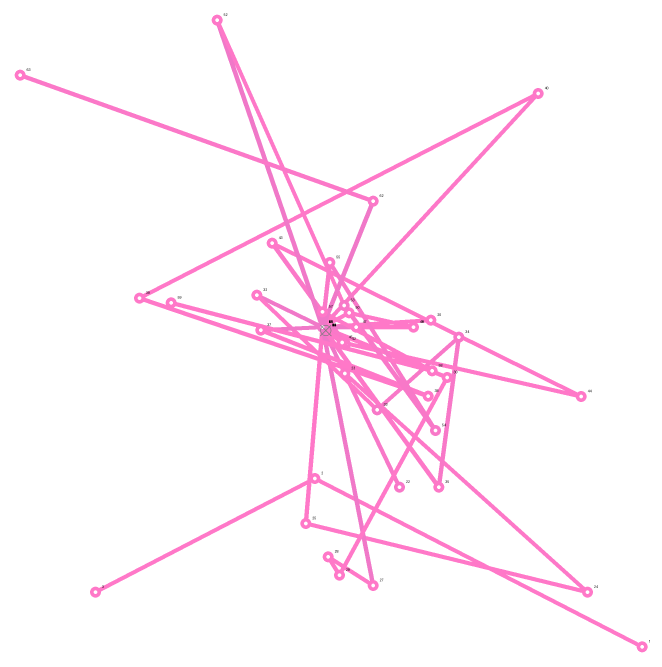
#> input picture Task-08/treasure_path.png, 1986 x 2000 px (shown at 1/3 size)
$ python -i main.py   (imports and definitions only)
#> lines starting #> are read from the running program, lines starting #| are printed output that depends on the picture; after the words box and inside, x2 and y2 are one past the last pixel; in counts of white or black regions, pixels touching at a corner belong together
#> further down, picture is the input picture: shape (2000, 1986, 3); mean B, G, R 251.4, 246.3, 254.7
import re
from pathlib import Path
import cv2
import numpy as np
from PIL import Image, ImageDraw

ASSETS = Path("assets")
OUTPUT = Path("treasure_path.png")

MAX_CANVAS = 2000
MARGIN = 60
TELEPORT_THRESHOLD = 0.02  # % of visible pixels needed to count as a real block


# [18 lines left out: functions get_asset_files, load_image, not called in this run]


def extract_block_info(img):
    h, w = img.shape[:2]
#> h = 2000; w = 1986
    if img.shape[2] == 4:
        alpha = img[:, :, 3]
        mask = (alpha > 10).astype(np.uint8) * 255
    else:
        gray = cv2.cvtColor(img[:, :, :3], cv2.COLOR_BGR2GRAY)
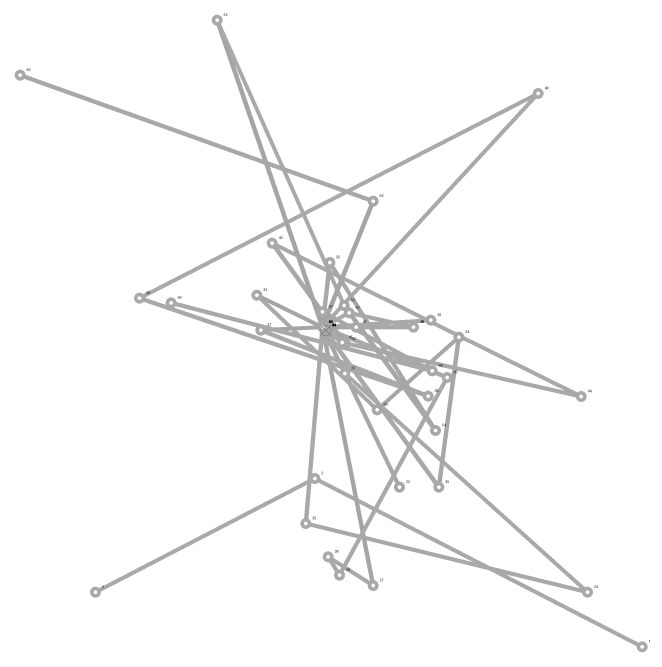
#> gray: shape (2000, 1986) (shown at 1/3 size); min 0, max 255, mean 249.4
        blur = cv2.GaussianBlur(gray, (5, 5), 0)
        _, mask = cv2.threshold(blur, 0, 255, cv2.THRESH_BINARY + cv2.THRESH_OTSU)
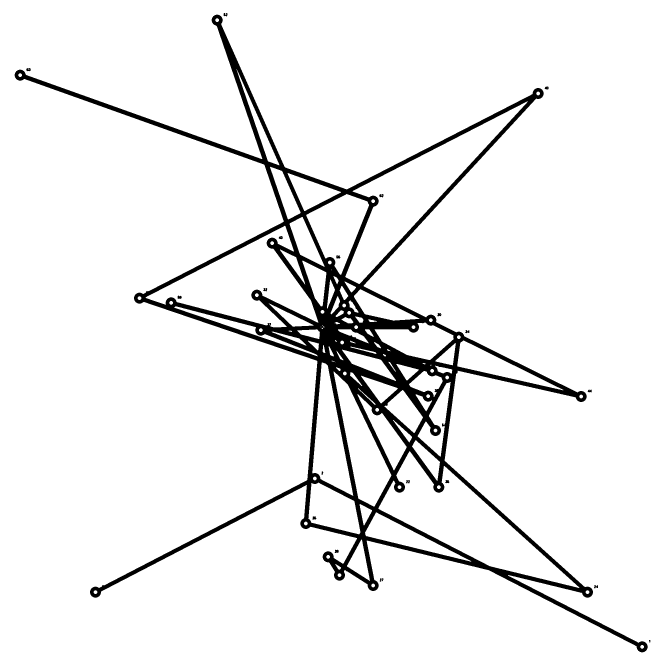
#> mask: shape (2000, 1986) (shown at 1/3 size); 93.5% white; 20 black regions, largest, box (x1, y1, x2, y2) and area: (44, 44, 1943, 1957) 254962, (79, 204, 92, 214) 96, (533, 887, 545, 897) 96
        contours, _ = cv2.findContours(mask.copy(), cv2.RETR_EXTERNAL, cv2.CHAIN_APPROX_SIMPLE)
#> contours = [[[0, 0], [0, 1999], [1985, 1999], [1985, 0]]]
        if contours:
            mask2 = np.zeros_like(mask)
            cv2.drawContours(mask2, [max(contours, key=cv2.contourArea)], -1, 255, -1)
#> mask2: shape (2000, 1986); every value is 255
            mask = mask2
    nonzero_ratio = cv2.countNonZero(mask) / (w * h)
#> nonzero_ratio = 1
    teleport = nonzero_ratio < TELEPORT_THRESHOLD
#> teleport = False
    if teleport:
        cx, cy = w / 2, h / 2
        mean_color = cv2.mean(img[:, :, :3])[:3]
        avg_color = (255 - int(mean_color[2]), 180, 180)
        return (cx, cy), avg_color, True
    M = cv2.moments(mask)
#> M = moments, m00 1.01e+09, centre m10/m00, m01/m00 = (992.5, 999.5)
    cx = M["m10"] / M["m00"] if M["m00"] else w / 2
#> cx = 992.5
    cy = M["m01"] / M["m00"] if M["m00"] else h / 2
#> cy = 999.5
    mean_color = cv2.mean(img[:, :, :3], mask=mask)[:3]
#> mean_color = (251.4, 246.3, 254.7)
    avg_color = (int(mean_color[2]), 120, 200)
#> avg_color = (254, 120, 200)
    return (cx, cy), avg_color, False

# [106 lines left out: functions draw_map, draw_map, main, not called in this run]


# [2 lines not run here, left out]

>>> import cv2
>>> picture = cv2.imread('treasure_path.png')
>>> result = extract_block_info(picture)
#> result = ((992.5, 999.5), (254, 120, 200), False)
